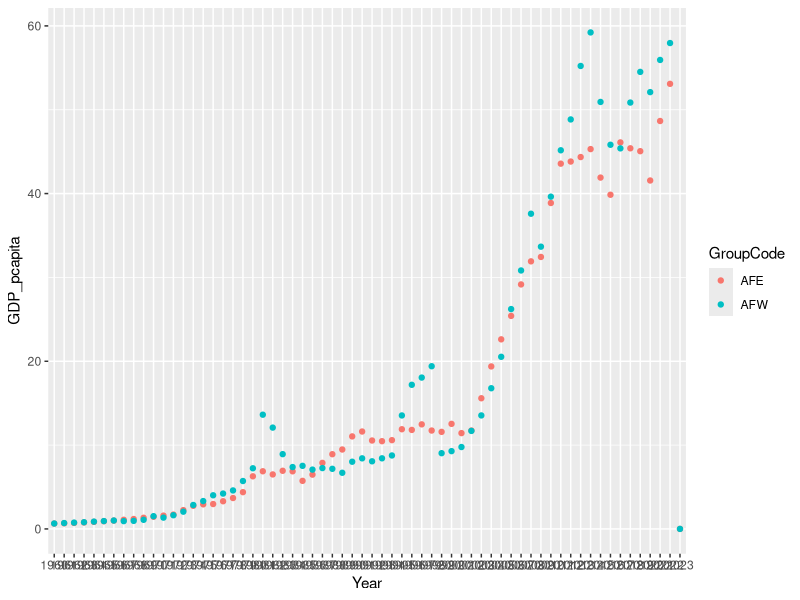

This figure's R source:

library(dplyr)
library(tidyverse)
library(ggplot2)

################################## Question 2 ######################################

# 1.

# Load data
GDP_data <- read_csv("GDP_for_R.csv")
population <- read_csv("population_for_R.csv")
WB_groups <- read_csv("WB_groups.csv")

# gather GPD data to get years as a variable
GDP_data  <- gather(GDP_data , key = "Year", value = "GDP", colnames(GDP_data)[5:length(GDP_data)])
population  <- gather(population , key = "Year", value = "population", colnames(population)[5:length(population)])

# combine two data sets (as in q 1)
merged_data <- merge(GDP_data, population, by = c("Country Code",'Year'), all = TRUE)

# now lets merge the data with the WB gruops
# first make both df match the same names
colnames(WB_groups) = c('GroupCode','GroupName','CountryCode','LevelIncome')
colnames(merged_data)[1] = 'CountryCode'
merged_data = merge(merged_data, WB_groups, by = c("CountryCode"), all = TRUE)

# get average GDP per capita for regions AFE and AFW
# First I will remove all rows with missing Group names (see discussion at the end)
merged_data = merged_data[, !is.na(names(merged_data)) & names(merged_data) != ""]
# filter regions needed
merged_filtered = merged_data %>% filter(GroupCode%in%c('AFE','AFW'))
# create weights and variable of total population by region
merged_filtered = merged_filtered %>% group_by(GroupCode) %>% mutate( w = population/sum(population ,na.rm=TRUE))
population_byregion = numeric(dim(merged_filtered)[2])
population_byregion[merged_filtered$GroupCode=='AFE']=sum(merged_filtered$population[merged_filtered$GroupCode=='AFE'],na.rm = TRUE)
population_byregion[merged_filtered$GroupCode=='AFW']=sum(merged_filtered$population[merged_filtered$GroupCode=='AFW'],na.rm = TRUE)
merged_filtered$population_byregion=population_byregion

# get averages by region
averages = merged_filtered %>% group_by(Year,GroupCode) %>% summarise(GDP_pcapita = sum(GDP*w/population,na.rm=TRUE))

# make some plots
# we can se trends by time and by group in the following plot
ggplot(averages)+ geom_point(aes(Year,GDP_pcapita,col=GroupCode))

# The weights used were calculated taking into account the density population of each country,
# when more population density more weight
# we are not considering all countries in this analysis as there are country/years with missing data
# again as in question 1 some imputation methods can be used. Here for example we can also use data from other
# countries in the same region to predict missing data


